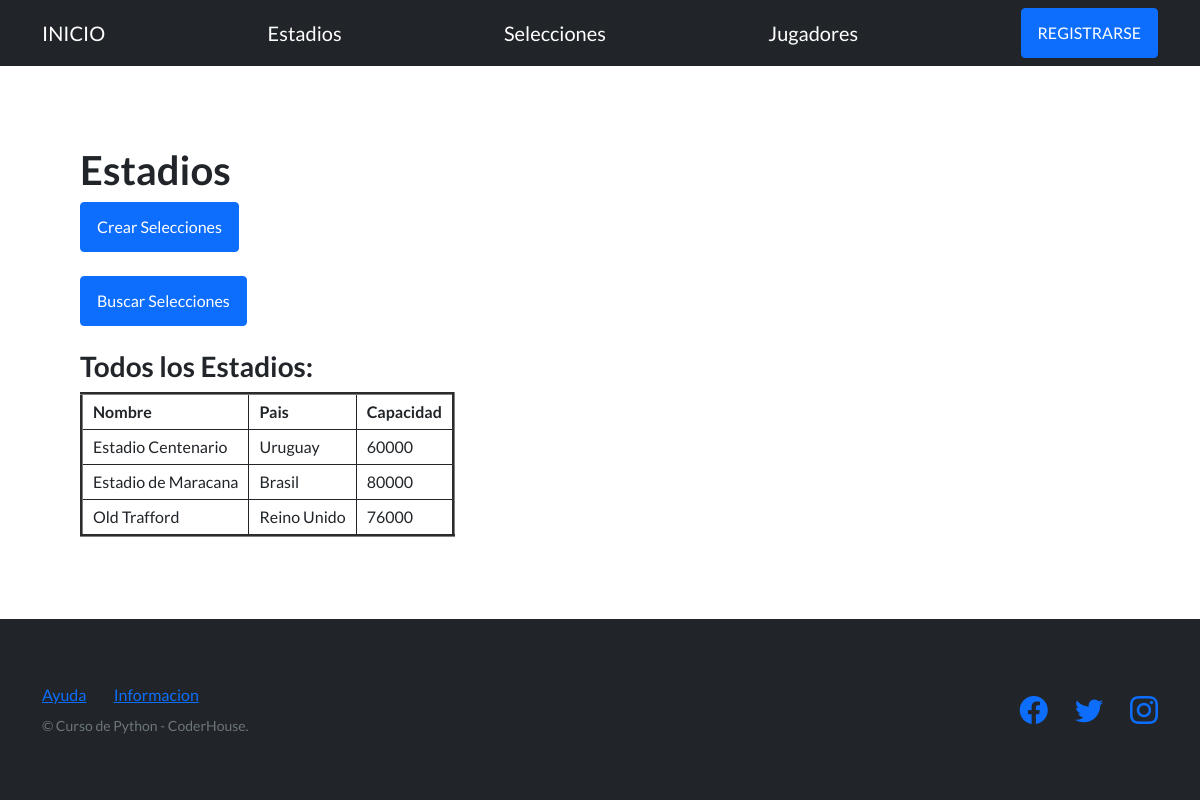
Screenshot of /mundial-site/estadios/ with the database file from the repository.
### app_mundial/models.py (models this page shows, shortened)
class Estadios(models.Model):
    nombre = models.CharField(max_length=500)
    pais = models.CharField(max_length=500)
    capacidad = models.IntegerField()

### app_mundial/views.py (the view)
# urls.py: path('estadios/', views.estadios, name="estadios"),
def estadios(request):
      estadios = Estadios.objects.all()
      return render(request, "app_mundial/estadios.html", {"estadios": estadios})

### app_mundial/templates/app_mundial/Estadios.html (shortened to what this page needs)
{% extends "app_mundial/plantilla_base.html" %}
{% block contenido_base %}
<h1>Estadios</h1>
<a href="{% url "estadios_formulario" %}"><button type="button" class="btn btn-primary">Crear Selecciones</button></a>
<br><br>
<a href="{% url "busqueda_estadios_form" %}"><button type="button" class="btn btn-primary">Buscar Selecciones</button></a>
<br><br>
<h3>Todos los Estadios:</h3>
<table border="3">
    <tr>
        <td>
            <b>Nombre</b>
        </td>
        <td>
            <b>Pais</b>
        </td>
         <td>
            <b>Capacidad</b>
        </td>
    </tr>
    {% for estadio in estadios %}
    <tr>
        <td>{{estadio.nombre}}</td>
        <td>{{estadio.pais}}</td>
        <td>{{estadio.capacidad}}</td>
    </tr>
    {% endfor %}
</table>
{% endblock contenido_base %}

### app_mundial/templates/app_mundial/Estadios.html (style rules this page uses)
th, td { border:1px solid; padding:5px 10px; }

### rows the page displays
Estadios: nombre "Estadio Centenario", pais "Uruguay", capacidad "60000"
Estadios: nombre "Estadio de Maracana", pais "Brasil", capacidad "80000"
Estadios: nombre "Old Trafford", pais "Reino Unido", capacidad "76000"
